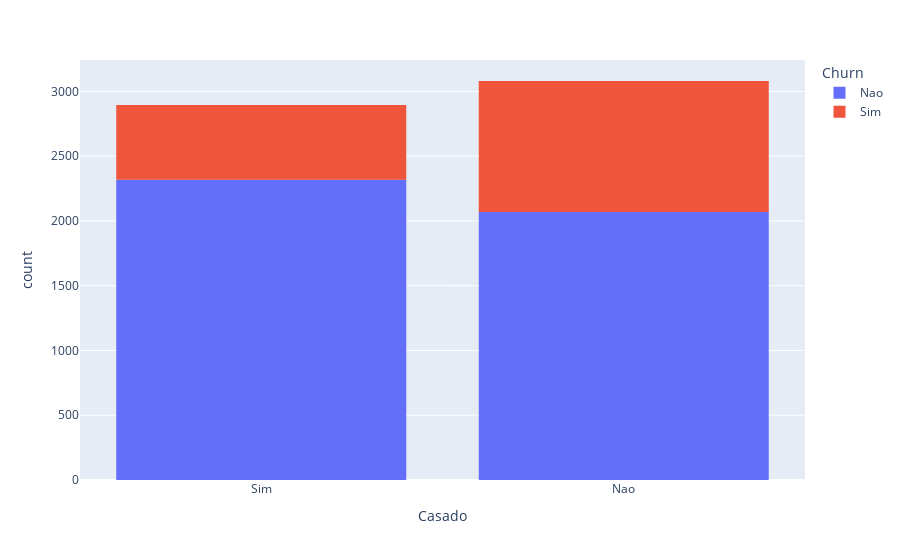
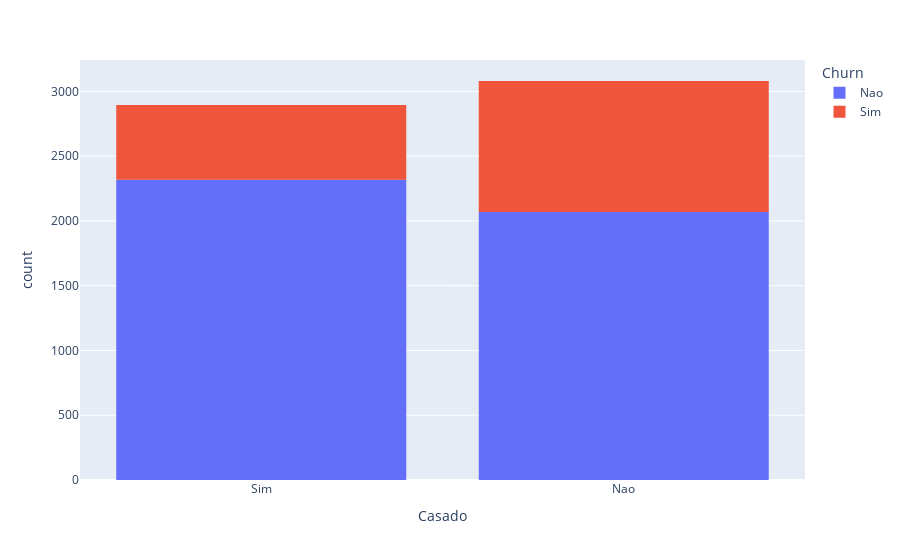
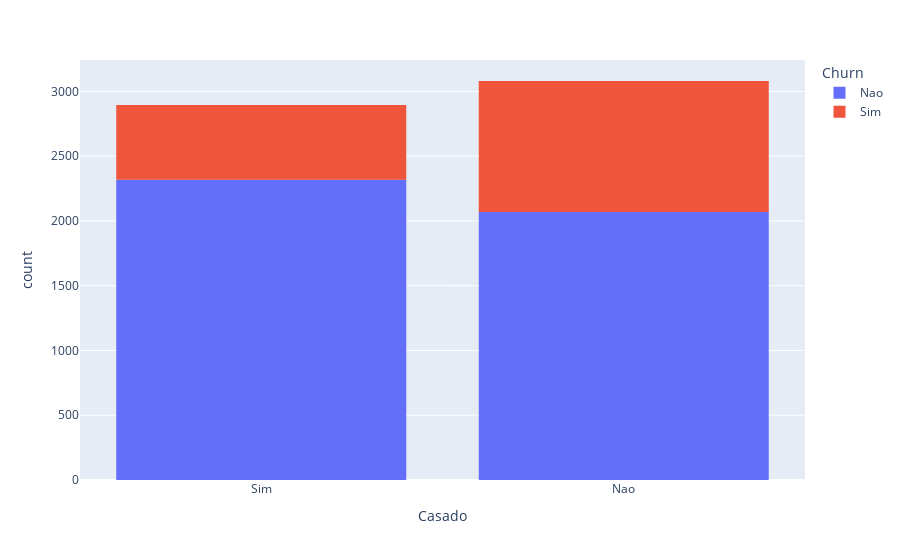
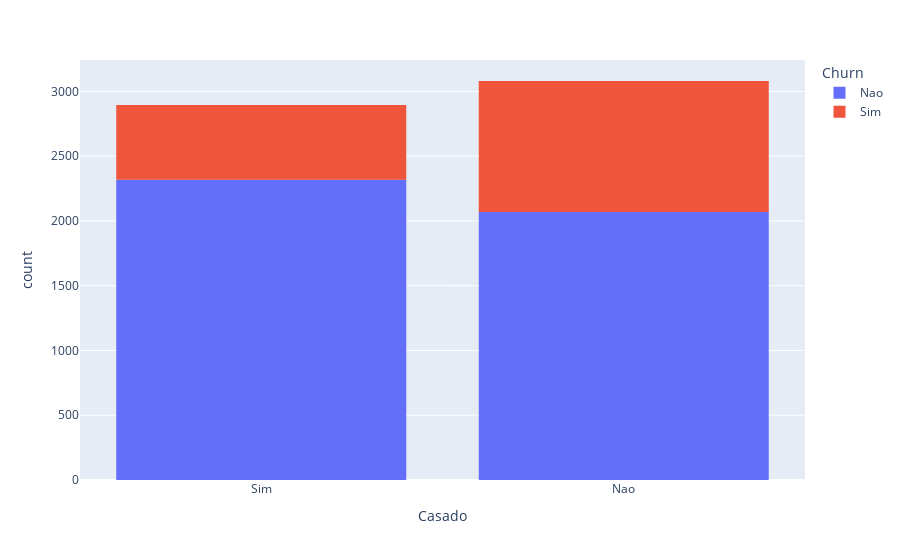

The code cell stored with these charts, in order, in its notebook:
### Markdown cell above
Passo 5 - Fazer uma análise detalhada dos dados, comparando cada coluna da tabela com a coluna de cancelamento.

### Code cell
for coluna in tabela.columns:
    grafico = px.histogram(tabela ,x='Casado', color='Churn')
    display(grafico)

### Figure 1 — Plotly figure (JSON) as saved in the notebook; plotly's stock layout.template omitted (floating-point values rounded to 4 significant figures; data arrays with more than 128 entries replaced by an {"elided": "..."} marker saying what was removed)
{"data": [{"alignmentgroup": "True", "bingroup": "x", "hovertemplate": "Churn=Nao<br>Casado=%{x}<br>count=%{y}<extra></extra>", "legendgroup": "Nao", "marker": {"color": "#636efa", "pattern": {"shape": ""}}, "name": "Nao", "offsetgroup": "Nao", "orientation": "v", "showlegend": true, "type": "histogram", "x": {"elided": "4387 str values"}, "xaxis": "x", "yaxis": "y"}, {"alignmentgroup": "True", "bingroup": "x", "hovertemplate": "Churn=Sim<br>Casado=%{x}<br>count=%{y}<extra></extra>", "legendgroup": "Sim", "marker": {"color": "#EF553B", "pattern": {"shape": ""}}, "name": "Sim", "offsetgroup": "Sim", "orientation": "v", "showlegend": true, "type": "histogram", "x": {"elided": "1587 str values"}, "xaxis": "x", "yaxis": "y"}], "layout": {"barmode": "relative", "legend": {"title": {"text": "Churn"}, "tracegroupgap": 0}, "margin": {"t": 60}, "xaxis": {"anchor": "y", "domain": [0, 1], "title": {"text": "Casado"}}, "yaxis": {"anchor": "x", "domain": [0, 1], "title": {"text": "count"}}}}

### Figure 2 — Plotly figure (JSON) as saved in the notebook; plotly's stock layout.template omitted (floating-point values rounded to 4 significant figures; data arrays with more than 128 entries replaced by an {"elided": "..."} marker saying what was removed)
{"data": [{"alignmentgroup": "True", "bingroup": "x", "hovertemplate": "Churn=Nao<br>Casado=%{x}<br>count=%{y}<extra></extra>", "legendgroup": "Nao", "marker": {"color": "#636efa", "pattern": {"shape": ""}}, "name": "Nao", "offsetgroup": "Nao", "orientation": "v", "showlegend": true, "type": "histogram", "x": {"elided": "4387 str values"}, "xaxis": "x", "yaxis": "y"}, {"alignmentgroup": "True", "bingroup": "x", "hovertemplate": "Churn=Sim<br>Casado=%{x}<br>count=%{y}<extra></extra>", "legendgroup": "Sim", "marker": {"color": "#EF553B", "pattern": {"shape": ""}}, "name": "Sim", "offsetgroup": "Sim", "orientation": "v", "showlegend": true, "type": "histogram", "x": {"elided": "1587 str values"}, "xaxis": "x", "yaxis": "y"}], "layout": {"barmode": "relative", "legend": {"title": {"text": "Churn"}, "tracegroupgap": 0}, "margin": {"t": 60}, "xaxis": {"anchor": "y", "domain": [0, 1], "title": {"text": "Casado"}}, "yaxis": {"anchor": "x", "domain": [0, 1], "title": {"text": "count"}}}}

### Figure 3 — Plotly figure (JSON) as saved in the notebook; plotly's stock layout.template omitted (floating-point values rounded to 4 significant figures; data arrays with more than 128 entries replaced by an {"elided": "..."} marker saying what was removed)
{"data": [{"alignmentgroup": "True", "bingroup": "x", "hovertemplate": "Churn=Nao<br>Casado=%{x}<br>count=%{y}<extra></extra>", "legendgroup": "Nao", "marker": {"color": "#636efa", "pattern": {"shape": ""}}, "name": "Nao", "offsetgroup": "Nao", "orientation": "v", "showlegend": true, "type": "histogram", "x": {"elided": "4387 str values"}, "xaxis": "x", "yaxis": "y"}, {"alignmentgroup": "True", "bingroup": "x", "hovertemplate": "Churn=Sim<br>Casado=%{x}<br>count=%{y}<extra></extra>", "legendgroup": "Sim", "marker": {"color": "#EF553B", "pattern": {"shape": ""}}, "name": "Sim", "offsetgroup": "Sim", "orientation": "v", "showlegend": true, "type": "histogram", "x": {"elided": "1587 str values"}, "xaxis": "x", "yaxis": "y"}], "layout": {"barmode": "relative", "legend": {"title": {"text": "Churn"}, "tracegroupgap": 0}, "margin": {"t": 60}, "xaxis": {"anchor": "y", "domain": [0, 1], "title": {"text": "Casado"}}, "yaxis": {"anchor": "x", "domain": [0, 1], "title": {"text": "count"}}}}

### Figure 4 — Plotly figure (JSON) as saved in the notebook; plotly's stock layout.template omitted (floating-point values rounded to 4 significant figures; data arrays with more than 128 entries replaced by an {"elided": "..."} marker saying what was removed)
{"data": [{"alignmentgroup": "True", "bingroup": "x", "hovertemplate": "Churn=Nao<br>Casado=%{x}<br>count=%{y}<extra></extra>", "legendgroup": "Nao", "marker": {"color": "#636efa", "pattern": {"shape": ""}}, "name": "Nao", "offsetgroup": "Nao", "orientation": "v", "showlegend": true, "type": "histogram", "x": {"elided": "4387 str values"}, "xaxis": "x", "yaxis": "y"}, {"alignmentgroup": "True", "bingroup": "x", "hovertemplate": "Churn=Sim<br>Casado=%{x}<br>count=%{y}<extra></extra>", "legendgroup": "Sim", "marker": {"color": "#EF553B", "pattern": {"shape": ""}}, "name": "Sim", "offsetgroup": "Sim", "orientation": "v", "showlegend": true, "type": "histogram", "x": {"elided": "1587 str values"}, "xaxis": "x", "yaxis": "y"}], "layout": {"barmode": "relative", "legend": {"title": {"text": "Churn"}, "tracegroupgap": 0}, "margin": {"t": 60}, "xaxis": {"anchor": "y", "domain": [0, 1], "title": {"text": "Casado"}}, "yaxis": {"anchor": "x", "domain": [0, 1], "title": {"text": "count"}}}}
